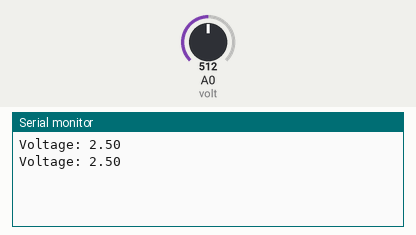
A sketch run on a simulated Arduino Uno, built with avr-gcc and run on an emulated ATmega328P. On the bench: the last lines printed to the serial monitor. The inputs (shaded band) are chosen by the test bench; at power-on: A0 (volt) = 512.

Above: at 3.8 s.
3.9 s: A0 (volt) set to 716
At 5.6 s:
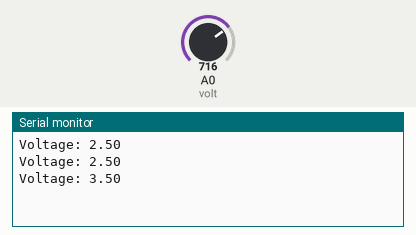
6.1 s: A0 (volt) set to 900
At 6.1 s:
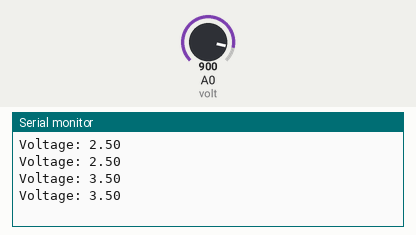
Timing chart, 0 to 9.1 s (numbered marks = the images above; inputs shaded):
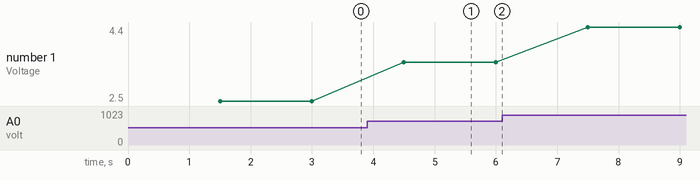

The sketch:

PC-Lab6.ino
```cpp
int volt=A0;
unsigned long time;
unsigned long prevTime;


void setup() {
  pinMode(volt, INPUT);
  Serial.begin(9600);
}

void loop() {
  time=millis();
  if (time-prevTime>=1500){
    float measure=(analogRead(volt)/1023.0)*5.0;
    Serial.print("Voltage: ");
    Serial.println(measure);
    prevTime=millis();
  }
}
```

Measured:
- after the input at 3.9 s, the serial monitor: prints a new line after 0.60 s (image 1)
- plotted number 1: 2.5 → 3.5 after the input at 3.9 s, 3.5 → 4.4 after the input at 6.1 s
